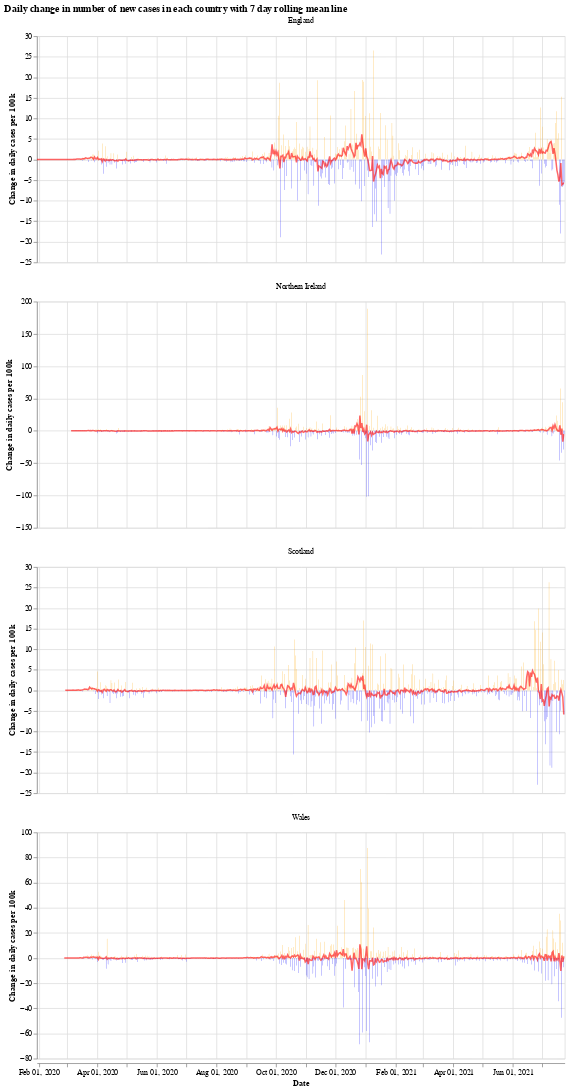

The code cell stored with this chart in its notebook:
### Markdown cell above
We will use the Python library `Altair` for visualising the data, see the [altair docs](https://altair-viz.github.io/) for more information.

First we have a graph which shows the daily change in the number of new cases for each country. This number jumps up and down all over the place, which is likely due to delay in reporting of new cases over the weekend. Another interesting thing is that it looks like the daily cases in Wales experienced a much shorter period of calm over the summer (calm in the sense of daily cases not jumping up and down).

The orange bars are days when the number of new cases (per 100k population) was more than the previous day, while the blue are days when the number of new cases dropped. The red line is the 7 day moving average. 

When the moving average line is below 0, it means that there is a consistent drop in new cases. We can see this clearly happening around the times that lockdowns were introduced (though, to varying degrees). I will update the graphs soon with a marker of when each lockdown started.

### Code cell
# collapse
import altair as alt

bars = alt.Chart(uk_cases).mark_bar().encode(
    x=alt.X("yearmonthdate(date):T", axis=alt.Axis(title='Date')),
    y=alt.Y("casesChangeRate:Q", axis=alt.Axis(title='Change in daily cases per 100k')),
    tooltip='casesChange',
    color=alt.condition(
        alt.datum.casesChangeRate > 0,
        alt.value("orange"),  # The positive color
        alt.value("blue")  # The negative color
    )
).properties(title='Daily change in number of new cases with 7 day rolling mean',width=700).interactive()

line = alt.Chart(uk_cases).mark_line(
    color='red',
    size=2,
    opacity=0.6
).transform_window(
    rolling_mean='mean(casesChangeRate)',
    frame=[0, 7],
    groupby=['areaName']
).encode(
    x='yearmonthdate(date):T',
    y='rolling_mean:Q'
)

alt.layer(bars, line, data=uk_cases).facet(alt.Column(
    'areaName', title=''), columns=1).resolve_scale(y='independent').properties(title='Daily change in number of new cases in each country with 7 day rolling mean line')

### Figure 1 — Vega-Lite specification as saved in the notebook (floating-point values rounded to 4 significant figures; data arrays with more than 128 entries replaced by an {"elided": "..."} marker saying what was removed)
{"config": {"view": {"continuousWidth": 400, "continuousHeight": 300}}, "data": {"name": "data-d43052c2e4d2082261b6190f907813c0"}, "facet": {"type": "nominal", "field": "areaName", "title": ""}, "spec": {"layer": [{"mark": "bar", "encoding": {"color": {"condition": {"value": "orange", "test": "(datum.casesChangeRate > 0)"}, "value": "blue"}, "tooltip": {"type": "quantitative", "field": "casesChange"}, "x": {"type": "temporal", "axis": {"title": "Date"}, "field": "date", "timeUnit": "yearmonthdate"}, "y": {"type": "quantitative", "axis": {"title": "Change in daily cases per 100k"}, "field": "casesChangeRate"}}, "selection": {"selector001": {"type": "interval", "bind": "scales", "encodings": ["x", "y"]}}, "title": "Daily change in number of new cases with 7 day rolling mean", "width": 700}, {"mark": {"type": "line", "color": "red", "opacity": 0.6, "size": 2}, "encoding": {"x": {"type": "temporal", "field": "date", "timeUnit": "yearmonthdate"}, "y": {"type": "quantitative", "field": "rolling_mean"}}, "transform": [{"window": [{"op": "mean", "field": "casesChangeRate", "as": "rolling_mean"}], "frame": [0, 7], "groupby": ["areaName"]}]}]}, "columns": 1, "resolve": {"scale": {"y": "independent"}}, "title": "Daily change in number of new cases in each country with 7 day rolling mean line", "$schema": "https://vega.github.io/schema/vega-lite/v4.8.1.json", "datasets": {"data-d43052c2e4d2082261b6190f907813c0": {"elided": "2072 records"}}}
